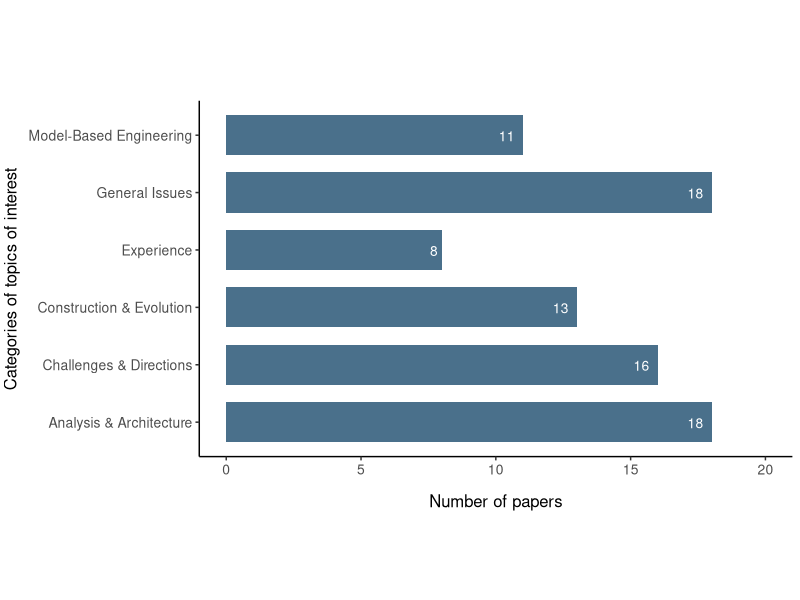
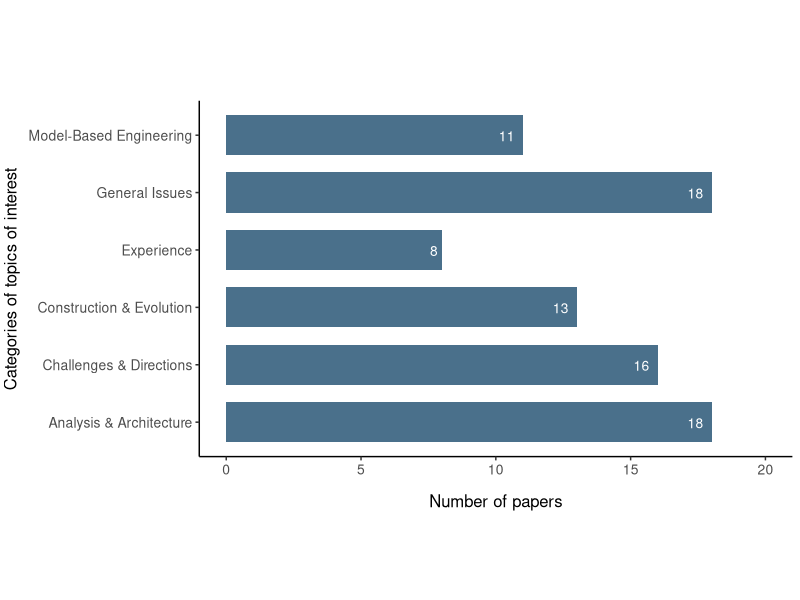

Reproduce these figures in R, in order.
install.packages("ggplot2")

library(ggplot2)

# Dataset
topics <- c("Analysis & Architecture", "Model-Based Engineering", "Construction & Evolution", "Experience", "General Issues", "Challenges & Directions")
numpapers <- c(18, 11, 13, 8, 18, 16)
data <- data.frame(topics, numpapers)

# Bar chart
barchart <- ggplot(data, aes(x=topics, y=numpapers)) + geom_bar(stat="identity", fill="skyblue4", width=0.7) + coord_flip() + geom_text(aes(label=numpapers), color="white", vjust=0.6, size=3.5, hjust=1.5) + labs(x="Categories of topics of interest", y="Number of papers") + theme_classic() + theme(axis.title.x=element_text(vjust=-2.0, size=12.0), axis.text.x=element_text(size=10.0), axis.title.y=element_text(vjust=2.0, size=12.0), axis.text.y=element_text(size=10.0), legend.position="none", aspect.ratio=0.6/1) + ylim(0, 20)
barchart

# Save to file
ggsave("plots/topics.png", plot=barchart, device="png", dpi="print")